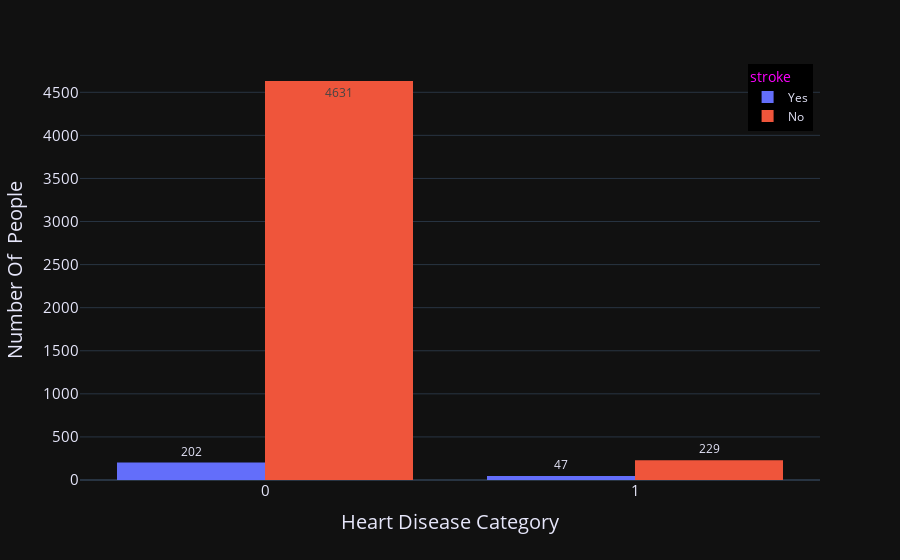

The notebook cell this image was saved under:
### Markdown cell above
From above plot it can be inferred that the number of people who are married have greater chances of getting stroke as compared to unmarried people as the number of people who are married and have stroke are greater than the number of people who are unmarried and have stroke.

### Code cell
fig = px.histogram(stroke,
                   x='heart_disease',
                   color='stroke',
                   barmode='group',
                   labels={'heart_disease': 'Heart Disease Category'},
                   text_auto=True,
                   template='plotly_dark')

# fig.update_layout(xaxis=dict(showgrid=False),
#               yaxis=dict(showgrid=False)
# )

fig.update_layout(yaxis_title="Number Of  People")
fig.update_layout(legend=dict(
    yanchor="top", y=0.99, xanchor='right', x=0.99, bgcolor='black'))

newnames = {'0': 'No', '1': 'Yes'}
fig.for_each_trace(lambda t: t.update(name=newnames[t.name],
                                      legendgroup=newnames[t.name],
                                      hovertemplate=t.hovertemplate.replace(
                                          t.name, newnames[t.name])))

fig.update_layout(font_color='lavender',
                  legend_title_font_color="magenta",
                  yaxis=dict(tickfont=dict(size=15), titlefont=dict(size=20)),
                  xaxis=dict(tickfont=dict(size=15), titlefont=dict(size=20)),
                  legend_font_size=12)

fig.show()

### Figure 1 — Plotly figure (JSON) as saved in the notebook; plotly's stock layout.template omitted (floating-point values rounded to 4 significant figures; data arrays with more than 128 entries replaced by an {"elided": "..."} marker saying what was removed)
{"data": [{"alignmentgroup": "True", "bingroup": "x", "hovertemplate": "stroke=Yes<br>Heart Disease Category=%{x}<br>count=%{y}<extra></extra>", "legendgroup": "Yes", "marker": {"color": "#636efa", "pattern": {"shape": ""}}, "name": "Yes", "offsetgroup": "1", "orientation": "v", "showlegend": true, "texttemplate": "%{value}", "type": "histogram", "x": {"elided": "249 int values"}, "xaxis": "x", "yaxis": "y"}, {"alignmentgroup": "True", "bingroup": "x", "hovertemplate": "stroke=No<br>Heart Disease Category=%{x}<br>count=%{y}<extra></extra>", "legendgroup": "No", "marker": {"color": "#EF553B", "pattern": {"shape": ""}}, "name": "No", "offsetgroup": "0", "orientation": "v", "showlegend": true, "texttemplate": "%{value}", "type": "histogram", "x": {"elided": "4860 int values"}, "xaxis": "x", "yaxis": "y"}], "layout": {"barmode": "group", "font": {"color": "lavender"}, "legend": {"bgcolor": "black", "font": {"size": 12}, "title": {"font": {"color": "magenta"}, "text": "stroke"}, "tracegroupgap": 0, "x": 0.99, "xanchor": "right", "y": 0.99, "yanchor": "top"}, "margin": {"t": 60}, "xaxis": {"anchor": "y", "domain": [0, 1], "tickfont": {"size": 15}, "title": {"font": {"size": 20}, "text": "Heart Disease Category"}}, "yaxis": {"anchor": "x", "domain": [0, 1], "tickfont": {"size": 15}, "title": {"font": {"size": 20}, "text": "Number Of  People"}}}}
